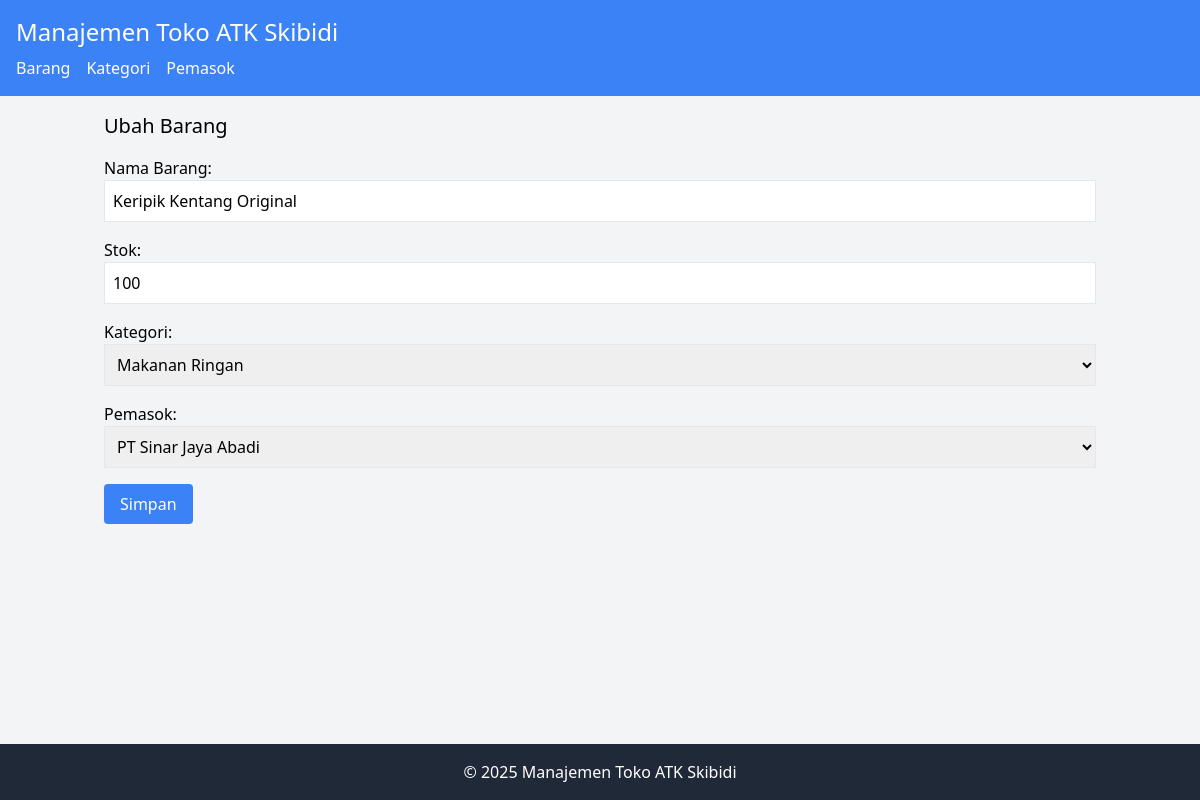
Page /index.php?entity=barang&action=edit&id=1 on the committed database.
### tables this page shows
CREATE TABLE `barang` (
  `id` int(11) NOT NULL,
  `nama_barang` varchar(100) NOT NULL,
  `stok` int(11) DEFAULT 0,
  `id_kategori` int(11) NOT NULL,
  `id_pemasok` int(11) NOT NULL
);

CREATE TABLE `kategoribarang` (
  `id` int(11) NOT NULL,
  `nama_kategori` varchar(100) NOT NULL
);

CREATE TABLE `pemasok` (
  `id` int(11) NOT NULL,
  `nama_pemasok` varchar(100) NOT NULL,
  `kontak_pemasok` varchar(50) DEFAULT NULL
);

### model/Barang.php (called while the page is built, shortened)
<?php
require_once 'config/Database.php';
class Barang {
    private $conn;
    private $table = 'barang';
    public function __construct() {
        $database = new Database();
        $this->conn = $database->getConnection();
    }
    public function getById($id) {
        $query = "SELECT b.*, kb.nama_kategori, p.nama_pemasok
                  FROM " . $this->table . " b
                  JOIN kategoribarang kb ON b.id_kategori = kb.id
                  JOIN pemasok p ON b.id_pemasok = p.id
                  WHERE b.id = :id";
        $stmt = $this->conn->prepare($query);
        $stmt->bindParam(':id', $id);
        $stmt->execute();
        return $stmt->fetch(PDO::FETCH_ASSOC);
    }
}
?>

### config/Database.php (called while the page is built, shortened)
<?php
class Database {
    private $host = "localhost";
    private $username = "root";
    private $password = "";
    private $database = "db_toko_atk";
    public function getConnection() {
        $this->conn = null;
        try {
            $this->conn = new PDO("mysql:host=" . $this->host . ";dbname=" . $this->database, $this->username, $this->password);
            $this->conn->setAttribute(PDO::ATTR_ERRMODE, PDO::ERRMODE_EXCEPTION);
        } catch(PDOException $e) {
            echo "Koneksi gagal: " . $e->getMessage();
        }
        return $this->conn;
    }
}
?>

### model/KategoriBarang.php (called while the page is built, shortened)
<?php
require_once 'config/Database.php';
class KategoriBarang {
    private $conn;
    private $table = 'kategoribarang';
    public function __construct() {
        $database = new Database();
        $this->conn = $database->getConnection();
    }
    public function getAll() {
        $query = "SELECT * FROM " . $this->table;
        $stmt = $this->conn->prepare($query);
        $stmt->execute();
        return $stmt->fetchAll(PDO::FETCH_ASSOC);
    }
}
?>

### model/Pemasok.php (called while the page is built, shortened)
<?php
require_once 'config/Database.php';
class Pemasok {
    private $conn;
    private $table = 'pemasok';
    public function __construct() {
        $database = new Database();
        $this->conn = $database->getConnection();
    }
    public function getAll() {
        $query = "SELECT * FROM " . $this->table;
        $stmt = $this->conn->prepare($query);
        $stmt->execute();
        return $stmt->fetchAll(PDO::FETCH_ASSOC);
    }
}
?>

### viewmodel/BarangViewModel.php (called while the page is built, shortened)
<?php
require_once 'model/Barang.php';
require_once 'model/KategoriBarang.php';
require_once 'model/Pemasok.php';
class BarangViewModel {
    private $barang;
    private $kategoriBarang;
    private $pemasok;
    public function __construct() {
        $this->barang = new Barang();
        $this->kategoriBarang = new KategoriBarang();
        $this->pemasok = new Pemasok();
    }
    public function getBarangById($id) {
        return $this->barang->getById($id);
    }
    public function getKategoriBarangOpsi() {
        return $this->kategoriBarang->getAll();
    }
    public function getPemasokOpsi() {
        return $this->pemasok->getAll();
    }
}
?>

### views/barang_form.php (the view)
<?php
require_once 'views/template/header.php';
$dataToEdit = isset($barang) ? $barang : null;
?>
<h2 class="text-xl mb-4"><?php echo isset($dataToEdit) ? 'Ubah Barang' : 'Tambah Barang'; ?></h2>
<form action="index.php?entity=barang&action=<?php echo isset($dataToEdit) ? 'update&id=' . $dataToEdit['id'] : 'save'; ?>" method="POST" class="space-y-4">
    <div>
        <label class="block">Nama Barang:</label>
        <input type="text" name="nama_barang" value="<?php echo isset($dataToEdit) ? htmlspecialchars($dataToEdit['nama_barang']) : ''; ?>" class="border p-2 w-full" required>
    </div>
    <div>
        <label class="block">Stok:</label>
        <input type="number" name="stok" value="<?php echo isset($dataToEdit) ? htmlspecialchars($dataToEdit['stok']) : '0'; ?>" class="border p-2 w-full" required>
    </div>
    <div>
        <label class="block">Kategori:</label>
        <select name="id_kategori" class="border p-2 w-full" required>
            <?php foreach ($kategoriBarangOpsi as $kb): ?>
            <option value="<?php echo $kb['id']; ?>" <?php echo (isset($dataToEdit) && $dataToEdit['id_kategori'] == $kb['id']) ? 'selected' : ''; ?>>
                <?php echo htmlspecialchars($kb['nama_kategori']); ?>
            </option>
            <?php endforeach; ?>
        </select>
    </div>
    <div>
        <label class="block">Pemasok:</label>
        <select name="id_pemasok" class="border p-2 w-full" required>
            <?php foreach ($pemasokOpsi as $p): ?>
            <option value="<?php echo $p['id']; ?>" <?php echo (isset($dataToEdit) && $dataToEdit['id_pemasok'] == $p['id']) ? 'selected' : ''; ?>>
                <?php echo htmlspecialchars($p['nama_pemasok']); ?>
            </option>
            <?php endforeach; ?>
        </select>
    </div>
    <button type="submit" class="bg-blue-500 text-white px-4 py-2 rounded">Simpan</button>
</form>
<?php
require_once 'views/template/footer.php';
?>

### views/template/header.php (style rules this page uses)
body { display: flex; flex-direction: column; min-height: 100vh; }

### rows in the picture
barang: nama_barang "Keripik Kentang Original", stok "100", id_kategori "Makanan Ringan", id_pemasok "PT Sinar Jaya Abadi"
